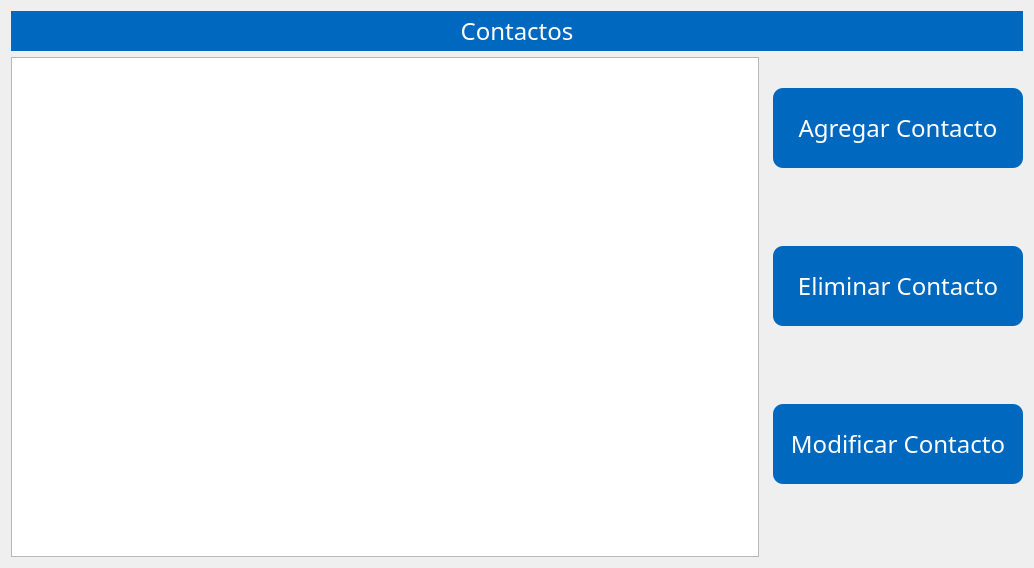
<?xml version="1.0" encoding="UTF-8"?>
<ui version="4.0">
 <class>VentanaContactos</class>
 <widget class="QWidget" name="VentanaContactos">
  <property name="geometry">
   <rect>
    <x>0</x>
    <y>0</y>
    <width>1034</width>
    <height>568</height>
   </rect>
  </property>
  <property name="sizePolicy">
   <sizepolicy hsizetype="Preferred" vsizetype="Expanding">
    <horstretch>0</horstretch>
    <verstretch>0</verstretch>
   </sizepolicy>
  </property>
  <property name="windowTitle">
   <string>Form</string>
  </property>
  <property name="styleSheet">
   <string notr="true">*{
	font-family:century gothic;
	font-size:24px;
}

QPushButton{
	background:#0069BF;
	border-radius:10px;
	color:white;
}

QPushButton:hover{
	background:#008EFF;
}

QLineEdit{
	border-radius:14px;
}

QHeaderView::section {
    background-color: #1869A9;
	color: white;
    padding: 4px;
    font-size: 14pt;
    border-style: none;
    border-bottom: 1px solid #16618B;
    border-right: 1px solid #fffff8;
}

QLineEdit{
	border-color: blue;
}


QDialog{
	background:white;
}</string>
  </property>
  <layout class="QGridLayout" name="gridLayout">
   <item row="1" column="2">
    <layout class="QVBoxLayout" name="verticalLayout" stretch="1,0,1,0,1,0">
     <property name="spacing">
      <number>7</number>
     </property>
     <property name="sizeConstraint">
      <enum>QLayout::SetNoConstraint</enum>
     </property>
     <property name="leftMargin">
      <number>0</number>
     </property>
     <property name="topMargin">
      <number>0</number>
     </property>
     <property name="rightMargin">
      <number>0</number>
     </property>
     <item>
      <widget class="QPushButton" name="btnAgregarContacto">
       <property name="sizePolicy">
        <sizepolicy hsizetype="Preferred" vsizetype="Preferred">
         <horstretch>0</horstretch>
         <verstretch>0</verstretch>
        </sizepolicy>
       </property>
       <property name="minimumSize">
        <size>
         <width>250</width>
         <height>0</height>
        </size>
       </property>
       <property name="maximumSize">
        <size>
         <width>16777215</width>
         <height>80</height>
        </size>
       </property>
       <property name="cursor">
        <cursorShape>PointingHandCursor</cursorShape>
       </property>
       <property name="text">
        <string>Agregar Contacto</string>
       </property>
      </widget>
     </item>
     <item>
      <spacer name="verticalSpacer">
       <property name="orientation">
        <enum>Qt::Vertical</enum>
       </property>
       <property name="sizeType">
        <enum>QSizePolicy::Preferred</enum>
       </property>
       <property name="sizeHint" stdset="0">
        <size>
         <width>20</width>
         <height>40</height>
        </size>
       </property>
      </spacer>
     </item>
     <item>
      <widget class="QPushButton" name="btnEliminarContacto">
       <property name="sizePolicy">
        <sizepolicy hsizetype="Preferred" vsizetype="Preferred">
         <horstretch>0</horstretch>
         <verstretch>0</verstretch>
        </sizepolicy>
       </property>
       <property name="minimumSize">
        <size>
         <width>250</width>
         <height>0</height>
        </size>
       </property>
       <property name="maximumSize">
        <size>
         <width>16777215</width>
         <height>80</height>
        </size>
       </property>
       <property name="cursor">
        <cursorShape>PointingHandCursor</cursorShape>
       </property>
       <property name="text">
        <string>Eliminar Contacto</string>
       </property>
      </widget>
     </item>
     <item>
      <spacer name="verticalSpacer_2">
       <property name="orientation">
        <enum>Qt::Vertical</enum>
       </property>
       <property name="sizeType">
        <enum>QSizePolicy::Preferred</enum>
       </property>
       <property name="sizeHint" stdset="0">
        <size>
         <width>20</width>
         <height>40</height>
        </size>
       </property>
      </spacer>
     </item>
     <item>
      <widget class="QPushButton" name="btnModificarContacto">
       <property name="sizePolicy">
        <sizepolicy hsizetype="Preferred" vsizetype="Preferred">
         <horstretch>0</horstretch>
         <verstretch>0</verstretch>
        </sizepolicy>
       </property>
       <property name="minimumSize">
        <size>
         <width>250</width>
         <height>0</height>
        </size>
       </property>
       <property name="maximumSize">
        <size>
         <width>16777215</width>
         <height>80</height>
        </size>
       </property>
       <property name="cursor">
        <cursorShape>PointingHandCursor</cursorShape>
       </property>
       <property name="text">
        <string>Modificar Contacto</string>
       </property>
      </widget>
     </item>
     <item>
      <spacer name="verticalSpacer_4">
       <property name="orientation">
        <enum>Qt::Vertical</enum>
       </property>
       <property name="sizeType">
        <enum>QSizePolicy::Preferred</enum>
       </property>
       <property name="sizeHint" stdset="0">
        <size>
         <width>20</width>
         <height>40</height>
        </size>
       </property>
      </spacer>
     </item>
    </layout>
   </item>
   <item row="0" column="0" colspan="3">
    <widget class="QLabel" name="tituloVentana">
     <property name="minimumSize">
      <size>
       <width>0</width>
       <height>40</height>
      </size>
     </property>
     <property name="styleSheet">
      <string notr="true">background:#0069BF;
color: white;</string>
     </property>
     <property name="text">
      <string>Contactos</string>
     </property>
     <property name="alignment">
      <set>Qt::AlignCenter</set>
     </property>
    </widget>
   </item>
   <item row="1" column="0">
    <widget class="QTableView" name="tablaContactos"/>
   </item>
   <item row="1" column="1">
    <spacer name="horizontalSpacer">
     <property name="orientation">
      <enum>Qt::Horizontal</enum>
     </property>
     <property name="sizeType">
      <enum>QSizePolicy::Fixed</enum>
     </property>
     <property name="sizeHint" stdset="0">
      <size>
       <width>2</width>
       <height>20</height>
      </size>
     </property>
    </spacer>
   </item>
  </layout>
 </widget>
 <resources/>
 <connections/>
</ui>
